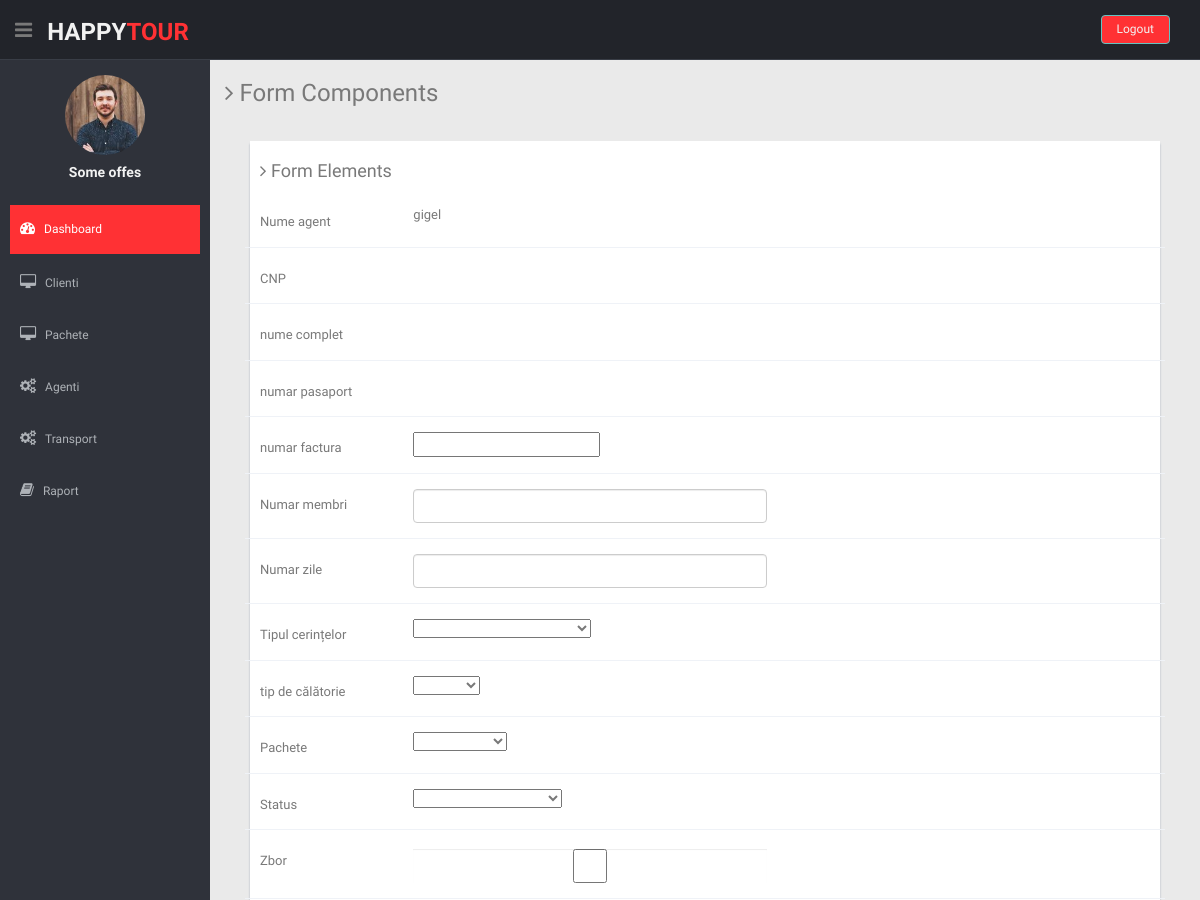
The app's page /agent.php?plata=1980625430011 (signed in, upper part), older data.
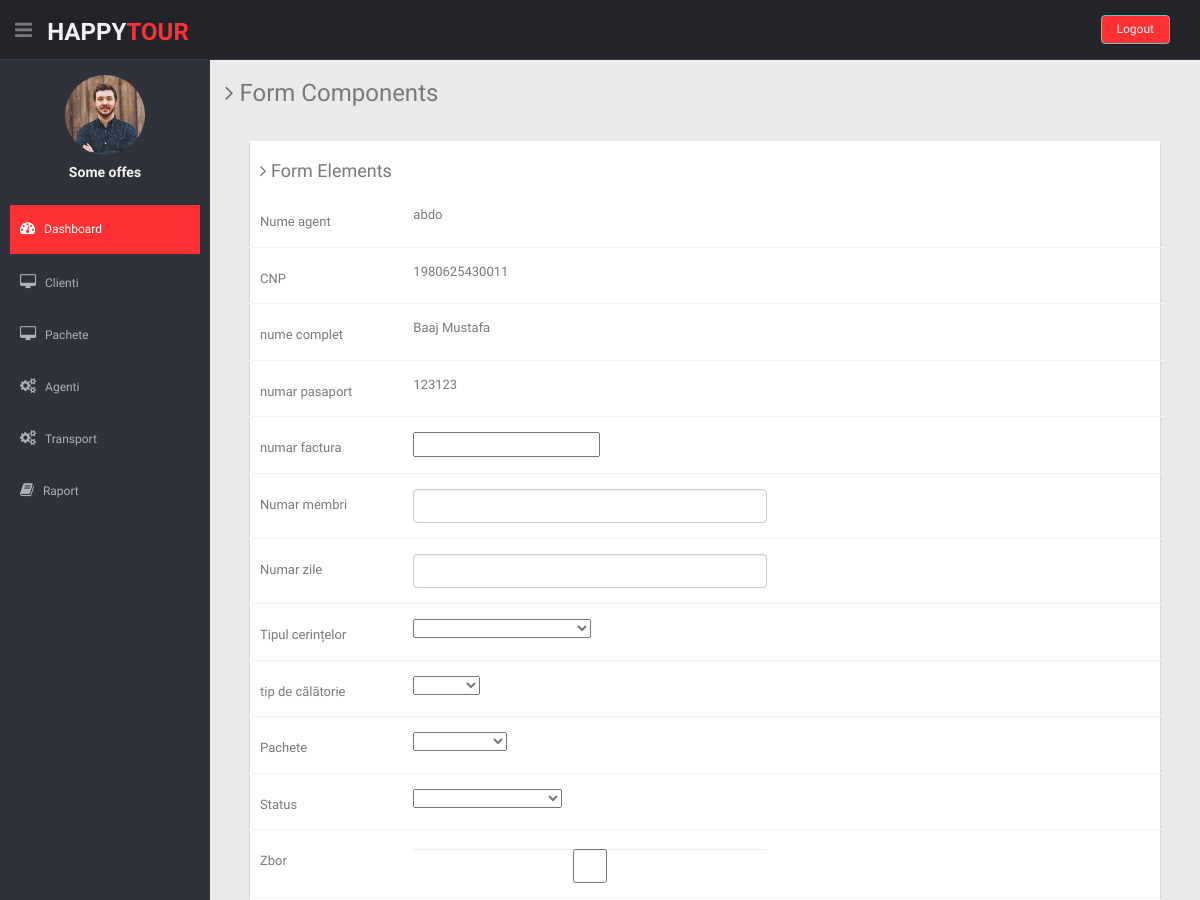
The same page, newer data.
### tables this page shows
CREATE TABLE `users` (
  `id` int(11) NOT NULL,
  `username` varchar(50) NOT NULL,
  `password` varchar(255) NOT NULL,
  `create_at` datetime NOT NULL DEFAULT CURRENT_TIMESTAMP
);

CREATE TABLE `clienti` (
  `id` int(11) NOT NULL,
  `id_agent` int(11) NOT NULL,
  `cnp` varchar(255) NOT NULL,
  `nume` varchar(255) NOT NULL,
  `prenume` varchar(255) NOT NULL,
  `email` varchar(255) NOT NULL,
  `numer_telefon` varchar(15) NOT NULL,
  `oras` varchar(255) NOT NULL,
  `zi_nastere` datetime NOT NULL,
  `apartament` varchar(255) NOT NULL,
  `localitate` varchar(255) NOT NULL,
  `strada` varchar(50) NOT NULL,
  `cod_postal` int(50) NOT NULL,
  `numar_pasaport` varchar(255) NOT NULL,
  `numarVisa` varchar(255) NOT NULL
);

### agent.php (the view, shortened to what the changed rows need)
<?php
 require_once './partials/header.php';
?>
    <?php
            if(isset($_GET['plata'])){
                $cnpId = $_GET['plata'];
                $sql = mysqli_query($link, "SELECT * FROM clienti WHERE cnp = $cnpId");
                while($row = mysqli_fetch_array($sql)) {
                    $cnp = $row['cnp'];
                    $nume = $row['nume'];
                    $prenume = $row['prenume'];
                    $numarPasaport = $row['numar_pasaport'];
                }
            }
            if(isset($_GET['plata'])){
                $sql = mysqli_query($link, "SELECT * FROM users");
                while($row = mysqli_fetch_array($sql)) {
                    $numeagent = $row['username'];
                }
            }
    ?>
    <section id="main-content">
      <section class="wrapper">
        <div class="row mt">
          <div class="col-lg-12">
            <div class="col-lg-12">
                <div class="form-panel">
                <form class="form-horizontal style-form" action="submitForm.php" method="post">
                    <div class="form-group">
                        <div class="col-sm-10">
                            <label name="nume" class="col-form-label"><?php echo $numeagent; ?></label>
                        </div>
                    </div>
                    <div class="form-group">
                        <div class="col-sm-5">
                            <label name="nume" class="col-form-label"><?php echo $cnp ?></label>
                        </div>
                    </div>
                    <div class="form-group">
                        <div class="col-sm-5">
                            <label name="nume"><?php echo $nume . " ". $prenume ?></label>
                        </div>
                    </div>
                    <div class="form-group">
                        <div class="col-sm-5">
                            <label  name="numarPasaport"><?php echo $numarPasaport ?></label>
                        </div>
                    </div>
                </form>
                </div>
            </div>
          </div>
        </div>
      </section>
    </section>
    <?php require_once './partials/footer.php' ?>

Row changes from the older to the newer data that the page shows:
no longer on this page (row unchanged): users: username "gigel"
added users: username "abdo"
added clienti: cnp "1980625430011", nume "Baaj", prenume "Mustafa", numar_pasaport "123123"
